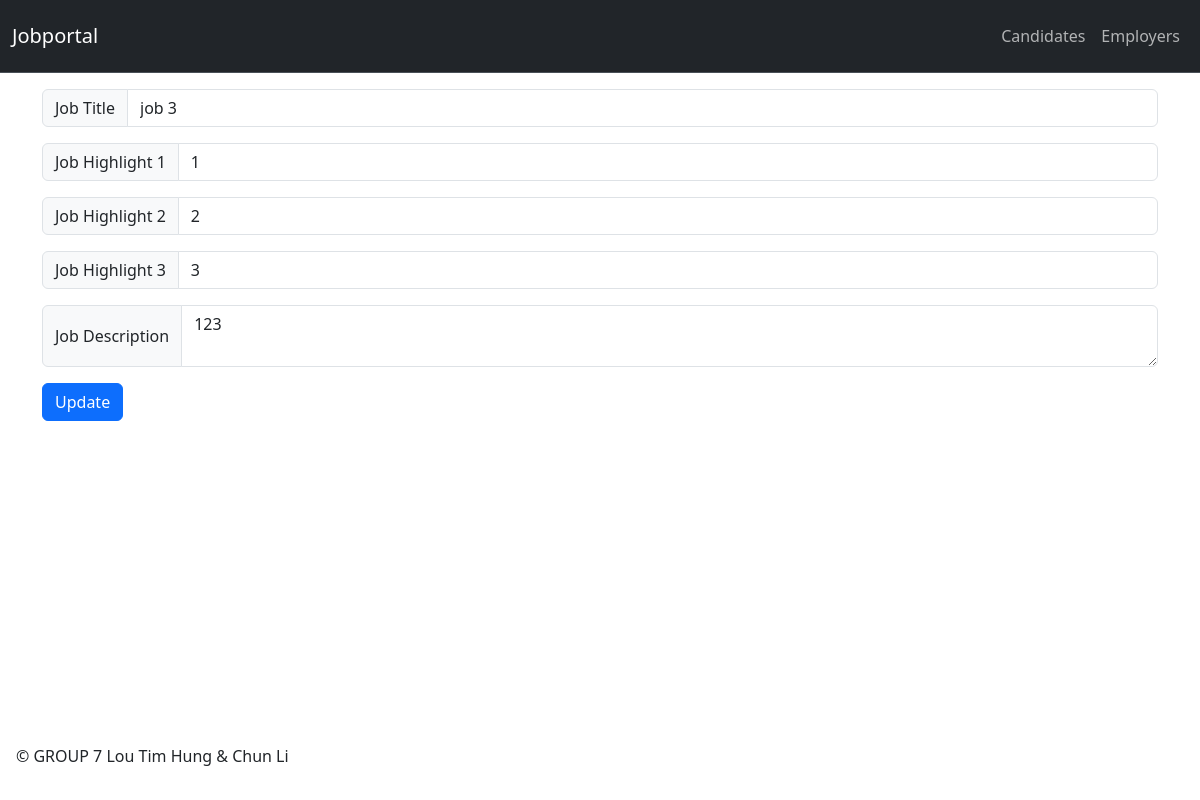
Screenshot of /editjob.php?job_id=13 with the database file from the repository.
### tables this page shows
CREATE TABLE `jobs` (
  `job_id` int(11) NOT NULL,
  `employer_id` int(11) NOT NULL,
  `job_title` tinytext NOT NULL,
  `company` tinytext NOT NULL,
  `job_highlight1` tinytext NOT NULL,
  `job_highlight2` tinytext NOT NULL,
  `job_highlight3` tinytext NOT NULL,
  `post_datetime` datetime NOT NULL,
  `edit_datetime` datetime DEFAULT NULL,
  `job_description` text NOT NULL,
  `contact` tinytext,
  `company_address` text
);

### editjob.php (the view)
<?php include_once('header.php'); ?>
<?php
    $jobQ = mysqli_query($dbConnection, "SELECT * FROM `jobs` WHERE `job_id` = '".$_GET['job_id']."'");
    $job = mysqli_fetch_assoc($jobQ);
    echo'
    <div class="container-sm" style="margin-top: 1rem">
        <form action="function.php?op=updatejob" method="post">
            <div class="input-group mb-3">
                <span class="input-group-text" id="basic-addon1">Job Title</span>
                <input type="text" class="form-control" placeholder="Job Title" aria-label="job_title" aria-describedby="basic-addon1" name="job_title" value="'.$job['job_title'].'">
            </div>
            <div class="input-group mb-3">
            <span class="input-group-text" id="basic-addon1">Job Highlight 1</span>
            <input type="text" class="form-control" placeholder="Job Highlight 1" aria-label="job_title" aria-describedby="basic-addon1" name="job_highlight1"  value="'.$job['job_highlight1'].'">
        </div>
        <div class="input-group mb-3">
            <span class="input-group-text" id="basic-addon1">Job Highlight 2</span>
            <input type="text" class="form-control" placeholder="Job Highlight 2" aria-label="job_title" aria-describedby="basic-addon1" name="job_highlight2"  value="'.$job['job_highlight2'].'">
        </div>
        <div class="input-group mb-3">
            <span class="input-group-text" id="basic-addon1">Job Highlight 3</span>
            <input type="text" class="form-control" placeholder="Job Highlight 3" aria-label="job_title" aria-describedby="basic-addon1" name="job_highlight3"  value="'.$job['job_highlight3'].'">
        </div>
            <div class="mb-3">
                <div class="input-group">
                    <span class="input-group-text">Job Description</span>
                    <textarea class="form-control" aria-label="Job Description" name="job_description" >'.$job['job_description'].'</textarea>
                </div>
            </div>
            <input type="hidden" name="job_id"  value="'.$job['job_id'].'">
            <button type="submit" class="btn btn-primary">Update</button>
        </form>
    </div>
    ';
    ?>
<?php include_once('footer.php'); ?>

### header.php (style rules this page uses)
body { min-height: 100vh; display: flex; flex-direction: column; }

### rows the page displays
jobs: job_title "job 3", job_highlight1 "1", job_highlight2 "2", job_highlight3 "3", job_description "123"
